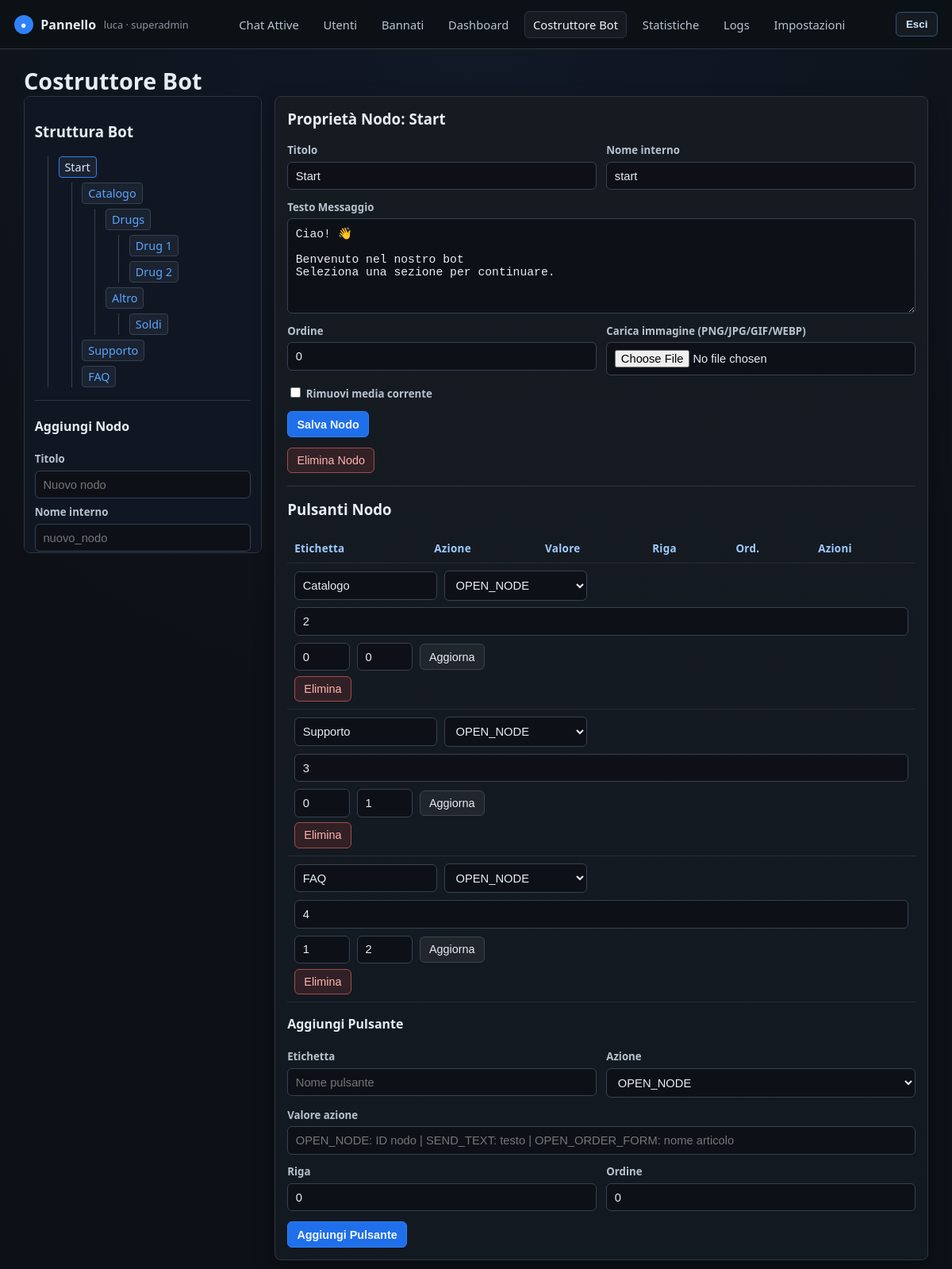
Screenshot of /menu (signed in) with the database file from the repository.
### tables this page shows
CREATE TABLE admins (
            id INTEGER PRIMARY KEY AUTOINCREMENT,
            username TEXT NOT NULL UNIQUE,
            password_hash TEXT NOT NULL,
            role TEXT NOT NULL DEFAULT 'admin',
            created_by INTEGER,
            created_at TEXT NOT NULL,
            updated_at TEXT NOT NULL,
            last_login_at TEXT
        );

CREATE TABLE menu_nodes (
            id INTEGER PRIMARY KEY AUTOINCREMENT,
            parent_id INTEGER REFERENCES menu_nodes(id) ON DELETE CASCADE,
            title TEXT NOT NULL,
            internal_name TEXT NOT NULL,
            message_text TEXT NOT NULL DEFAULT '',
            media_type TEXT NOT NULL DEFAULT '',
            media_path TEXT NOT NULL DEFAULT '',
            sort_order INTEGER NOT NULL DEFAULT 0,
            created_at TEXT NOT NULL,
            updated_at TEXT NOT NULL
        );

CREATE TABLE menu_buttons (
            id INTEGER PRIMARY KEY AUTOINCREMENT,
            node_id INTEGER NOT NULL REFERENCES menu_nodes(id) ON DELETE CASCADE,
            row_index INTEGER NOT NULL DEFAULT 0,
            sort_order INTEGER NOT NULL DEFAULT 0,
            label TEXT NOT NULL,
            action_type TEXT NOT NULL,
            action_value TEXT NOT NULL DEFAULT '',
            created_at TEXT NOT NULL,
            updated_at TEXT NOT NULL
        );

### app.py (the view)
    @app.route("/menu", methods=["GET"])
    def menu_builder() -> Any:
        service_obj = current_service()
        tree = service_obj.build_menu_tree()
        nodes = service_obj.list_nodes()
        selected_id = to_int(request.args.get("node_id", 0), 0)
        selected_node = service_obj.get_node(selected_id) if selected_id else service_obj.get_root_node()
        selected_buttons = service_obj.list_buttons(selected_node["id"]) if selected_node else []
        return render_template(
            "menu_builder.html",
            tree=tree,
            all_nodes=nodes,
            selected_node=selected_node,
            selected_buttons=selected_buttons,
            action_types=sorted(ACTION_TYPES),
        )

### templates/menu_builder.html (shortened to what this page needs)
{% extends "base.html" %}
{% macro render_tree(nodes, selected_id) -%}
<ul>
  {% for node in nodes %}
    <li>
      <a class="tree-node {% if selected_id and selected_id == node.id %}active{% endif %}" href="{{ url_for('menu_builder', node_id=node.id) }}">
        {{ node.title }}
      </a>
      {% if node.children %}
        {{ render_tree(node.children, selected_id) }}
      {% endif %}
    </li>
  {% endfor %}
</ul>
{%- endmacro %}
{% block content %}
<h1 class="section-title">Costruttore Bot</h1>
<div class="split-layout">
  <section class="tree-box">
    <h3>Struttura Bot</h3>
    {% if tree %}
      {{ render_tree(tree, selected_node.id if selected_node else none) }}
    {% else %}
      <div class="empty">Nessun nodo presente</div>
    {% endif %}
    <div class="hr"></div>
    <h4>Aggiungi Nodo</h4>
    <form method="post" action="{{ url_for('menu_new_node') }}">
      <div class="form-group">
        <label>Titolo</label>
        <input name="title" required maxlength="120" placeholder="Nuovo nodo">
      </div>
      <div class="form-group" style="margin-top:0.5rem;">
        <label>Nome interno</label>
        <input name="internal_name" maxlength="120" placeholder="nuovo_nodo">
      </div>
    </form>
  </section>
  <section class="card">
    {% if selected_node %}
      <h3>Proprietà Nodo: {{ selected_node.title }}</h3>
      <form method="post" action="{{ url_for('menu_update_node', node_id=selected_node.id) }}" enctype="multipart/form-data">
        <div class="form-grid">
          <div class="form-group">
            <label>Titolo</label>
            <input name="title" value="{{ selected_node.title }}" maxlength="120" required>
          </div>
          <div class="form-group">
            <label>Nome interno</label>
            <input name="internal_name" value="{{ selected_node.internal_name }}" maxlength="120" required>
          </div>
          <div class="form-group full">
            <label>Testo Messaggio</label>
            <textarea name="message_text">{{ selected_node.message_text }}</textarea>
          </div>
          <div class="form-group">
            <label>Ordine</label>
            <input type="number" name="sort_order" min="0" max="9999" value="{{ selected_node.sort_order }}">
          </div>
          <div class="form-group">
            <label>Carica immagine (PNG/JPG/GIF/WEBP)</label>
            <input type="file" name="media_file" accept="image/*">
          </div>
          <div class="form-group full">
            <label>
              <input type="checkbox" name="remove_media" value="1" style="width:auto;"> Rimuovi media corrente
            </label>
          </div>
        </div>
        <div class="action-row" style="margin-top:0.8rem;">
          <button class="btn primary" type="submit">Salva Nodo</button>
        </div>
      </form>
      <form method="post" action="{{ url_for('menu_delete_node', node_id=selected_node.id) }}" data-confirm="Eliminare questo nodo e tutti i sotto-nodi?" style="margin-top:0.8rem;">
        <button class="btn danger" type="submit">Elimina Nodo</button>
      </form>
      <div class="hr"></div>
      <h3>Pulsanti Nodo</h3>
      <div class="table-wrap">
        <table>
          <thead>
            <tr>
              <th>Etichetta</th>
              <th>Azione</th>
              <th>Valore</th>
              <th>Riga</th>
              <th>Ord.</th>
              <th>Azioni</th>
            </tr>
          </thead>
          <tbody>
            {% for btn in selected_buttons %}
              <tr>
                <td colspan="6">
                  <form method="post" action="{{ url_for('menu_update_button', button_id=btn.id) }}" class="action-row">
                    <input style="max-width:180px;" name="label" value="{{ btn.label }}" maxlength="80" required>
                    <select name="action_type" style="max-width:180px;">
                      {% for action in action_types %}
                        <option value="{{ action }}" {% if action == btn.action_type %}selected{% endif %}>{{ action }}</option>
                      {% endfor %}
                    </select>
                    <input style="min-width:220px;" name="action_value" value="{{ btn.action_value }}" list="node-targets-{{ selected_node.id }}" placeholder="ID nodo o testo/immagine/item">
                    <input style="max-width:70px;" type="number" name="row_index" min="0" max="50" value="{{ btn.row_index }}">
                    <input style="max-width:70px;" type="number" name="sort_order" min="0" max="50" value="{{ btn.sort_order }}">
                    <button class="btn" type="submit">Aggiorna</button>
                  </form>
                  <form method="post" action="{{ url_for('menu_delete_button', button_id=btn.id) }}" class="inline-form" data-confirm="Eliminare questo pulsante?" style="margin-top:0.4rem; display:block;">
                    <button class="btn danger" type="submit">Elimina</button>
                  </form>
                </td>
              </tr>
            {% else %}
              <tr><td colspan="6" class="empty">Nessun pulsante configurato</td></tr>
            {% endfor %}
          </tbody>
        </table>
      </div>
      <h4 style="margin-top:1rem;">Aggiungi Pulsante</h4>
      <form method="post" action="{{ url_for('menu_add_button', node_id=selected_node.id) }}">
        <div class="form-grid">
          <div class="form-group">
            <label>Etichetta</label>
            <input name="label" maxlength="80" required placeholder="Nome pulsante">
          </div>
          <div class="form-group">
            <label>Azione</label>
            <select name="action_type">
              {% for action in action_types %}
                <option value="{{ action }}">{{ action }}</option>
              {% endfor %}
            </select>
          </div>
          <div class="form-group full">
            <label>Valore azione</label>
            <input name="action_value" list="node-targets-{{ selected_node.id }}" placeholder="OPEN_NODE: ID nodo | SEND_TEXT: testo | OPEN_ORDER_FORM: nome articolo">
          </div>
          <div class="form-group">
            <label>Riga</label>
            <input type="number" name="row_index" min="0" max="50" value="0">
          </div>
          <div class="form-group">
            <label>Ordine</label>
            <input type="number" name="sort_order" min="0" max="50" value="0">
          </div>
        </div>
        <button class="btn primary" style="margin-top:0.8rem;">Aggiungi Pulsante</button>
      </form>
    {% else %}
      <div class="empty">Seleziona o crea un nodo dal menu a sinistra.</div>
    {% endif %}
  </section>
</div>
{% endblock %}

### templates/base.html (shortened to what this page needs)
<!doctype html>
<html lang="it">
<head>
  <link rel="stylesheet" href="{{ url_for('static', filename='css/style.css') }}">
</head>
<body>
<header class="topbar">
  <div class="brand">
    <div class="brand-badge">●</div>
    <div class="brand-title">Pannello</div>
    {% if is_logged_in %}
      <div class="brand-sub">{{ current_admin_username }} · {{ current_admin_role }}</div>
    {% endif %}
  </div>
  {% if is_logged_in %}
  <nav class="topnav">
    <a class="{% if request.endpoint in ['chats', 'chat_detail'] %}active{% endif %}" href="{{ url_for('chats') }}">Chat Attive</a>
    <a class="{% if request.endpoint == 'users_page' %}active{% endif %}" href="{{ url_for('users_page') }}">Utenti</a>
    <a class="{% if request.endpoint == 'banned_users_page' %}active{% endif %}" href="{{ url_for('banned_users_page') }}">Bannati</a>
    {% if is_superadmin %}
    <a class="{% if request.endpoint == 'dashboard' %}active{% endif %}" href="{{ url_for('dashboard') }}">Dashboard</a>
    <a class="{% if request.endpoint == 'menu_builder' %}active{% endif %}" href="{{ url_for('menu_builder') }}">Costruttore Bot</a>
    <a class="{% if request.endpoint == 'stats' %}active{% endif %}" href="{{ url_for('stats') }}">Statistiche</a>
    <a class="{% if request.endpoint == 'logs_page' %}active{% endif %}" href="{{ url_for('logs_page') }}">Logs</a>
    {% endif %}
    <a class="{% if request.endpoint == 'settings_page' %}active{% endif %}" href="{{ url_for('settings_page') }}">Impostazioni</a>
  </nav>
  <div class="action-row">
    <form class="logout-inline" method="post" action="{{ url_for('logout') }}">
      <button type="submit">Esci</button>
    </form>
  </div>
  {% endif %}
</header>
<main class="page-wrap">
  {% block content %}{% endblock %}
</main>
</body>
</html>

### rows the page displays
admins: username "luca", role "superadmin"
menu_nodes: title "Start", internal_name "start", message_text "Ciao! 👋 Benvenuto nel nostro bot Seleziona una sezione per continuare.", sort_order "0"
menu_nodes: title "Catalogo"
menu_nodes: title "Drugs"
menu_nodes: title "Drug 1"
menu_nodes: title "Drug 2"
menu_nodes: title "Altro"
menu_nodes: title "Soldi"
menu_nodes: title "Supporto"
menu_nodes: title "FAQ"
menu_buttons: label "Catalogo", action_type "OPEN_NODE", action_value "2", row_index "0", sort_order "0"
menu_buttons: label "Supporto", action_type "OPEN_NODE", action_value "3", row_index "0", sort_order "1"
menu_buttons: label "FAQ", action_type "OPEN_NODE", action_value "4", row_index "1", sort_order "2"

### other values shown
form field action_type "OPEN_NODE"
